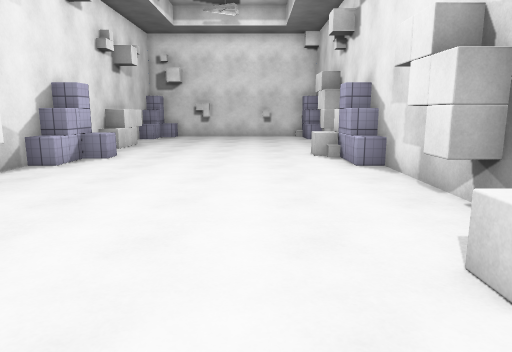
[1] (above)

16 first-person views from a walk through a scene from a Unity 3-D project. The camera is 1.5 m above the floor, tilts 10° down and sees 70° across. The floor is counted in squares, 1 m on a side. Each view is taken from the middle of a square. On the plan, view 1 faces up. The plan holds only what a view shows up to about 16 squares ahead; the rest is blank. The player character is not drawn. Surface patterns are stand-ins for the level's own textures.

[2]
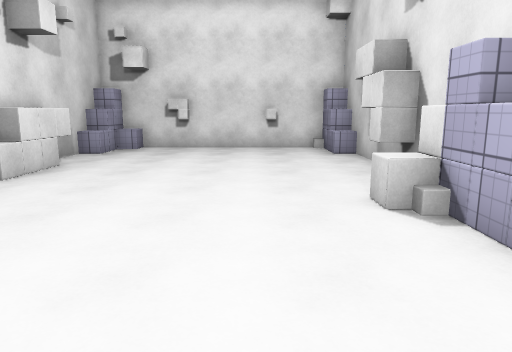

[3]
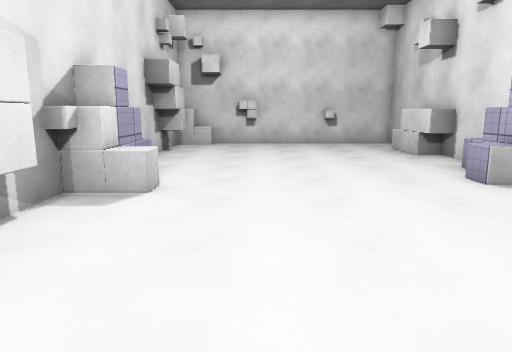

[4]
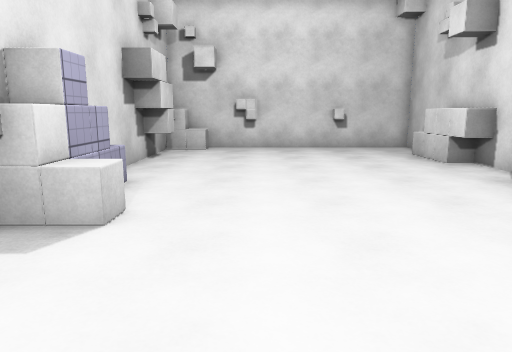

[5]
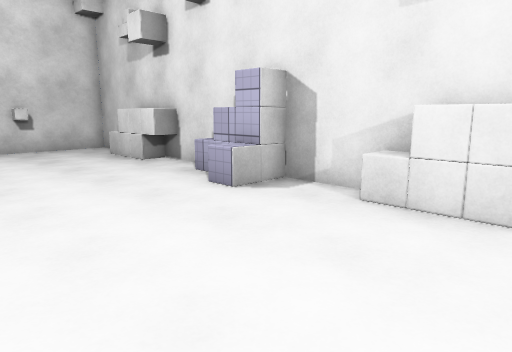

[6]
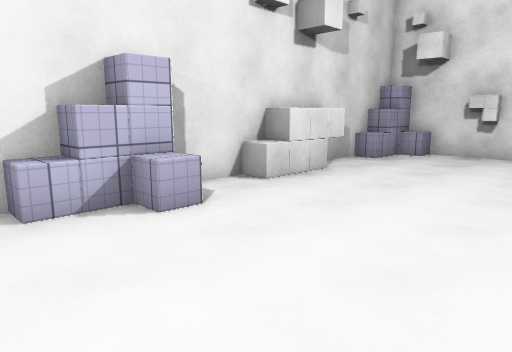

[7]
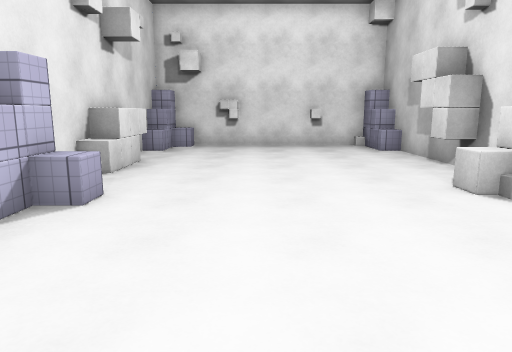

[8]
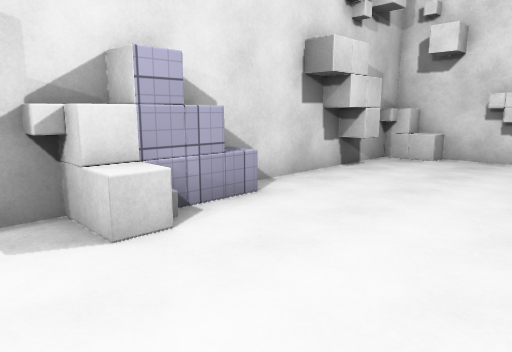

[9]
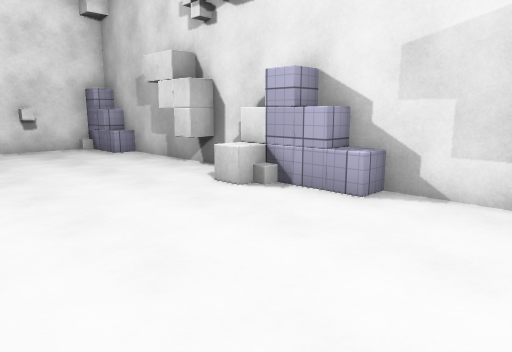

[10]
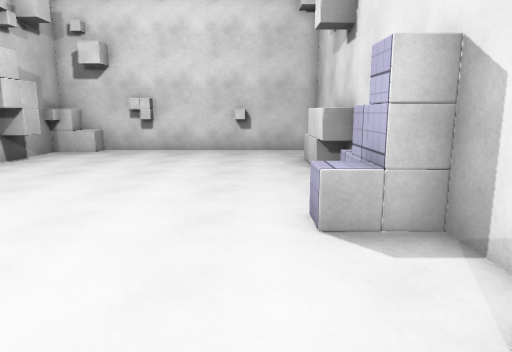

[11]
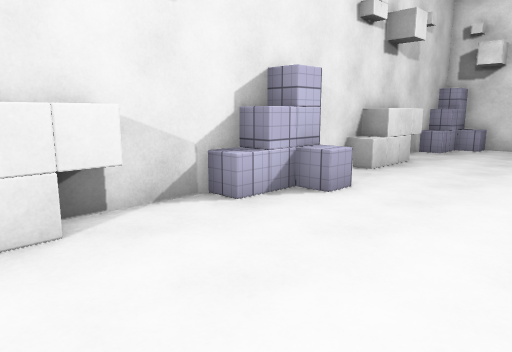

[12]
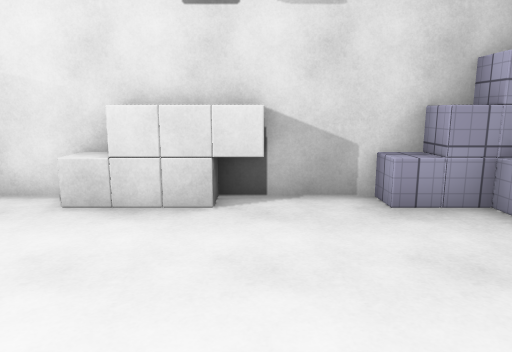

[13]
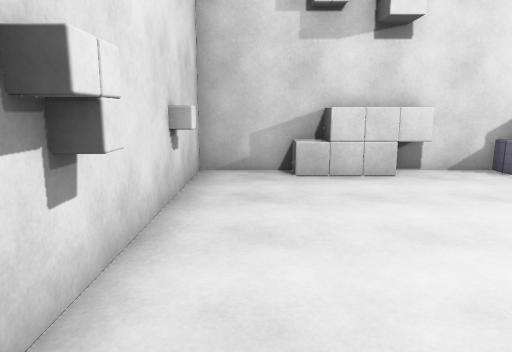

[14]
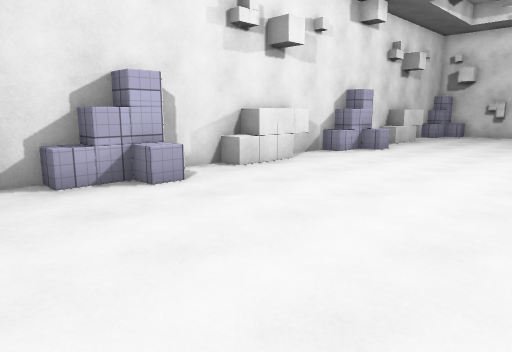

[15]
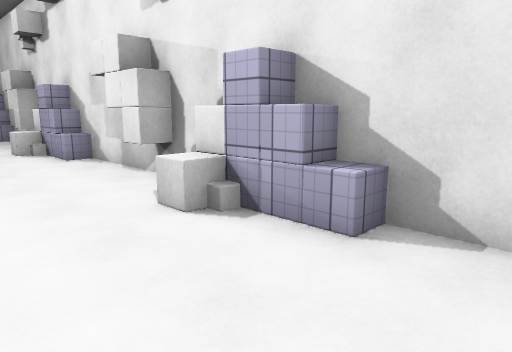

[16]
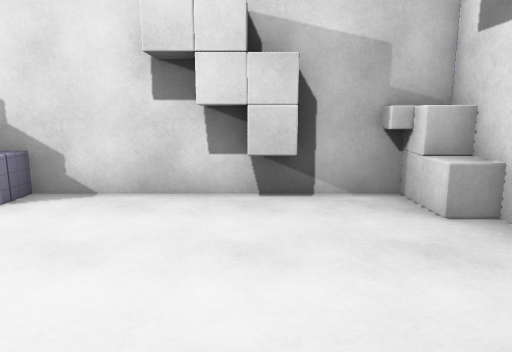

### Floor plan
Key: @ floor where view 1 was taken; # wall or solid block; . floor; ^ raised ledge.
Columns run from 7 left of view 1 to 4 right of it. Each row starts with its distance up from view 1.
 23  ##########
 22  #^.......##
 21 ##........##
 20 #^........^#
 19 #..........#
 18 ##.........#
 17  #........##
 16 ##........##
 15 #^.........#
 14 #..........#
 13 #........^^#
 12 ##^.......##
 11 ##........##
 10 #^........^#
  9 #..........#
  8 ##.........#
  7  #........##
  6 ##........##
  5 #^.........#
  4 #..........#
  3 #........^##
  2 ##^.......##
  1  #........##
  0 #^.....@..^#
 -1 #..........#
 -2 ##.........#
 -3  #........##
 -4 ##........##
 -5 #^.........#
 -6 #..........#
 -7 #......##^##
 -8 ############

Where each view was taken, in squares from view 1:
view 1: 0 up, 0 right, facing up
view 2: 7 up, 0 right, facing up
view 3: 10 up, 0 right, facing down
view 4: 8 up, 0 right, facing down
view 5: 8 up, 0 right, facing down-left
view 6: 9 up, 0 right, facing up-left
view 7: 6 up, 2 left, facing up
view 8: 5 up, 2 left, facing down-right
view 9: 7 up, 3 left, facing up-right
view 10: 7 up, 4 left, facing down
view 11: 6 up, 1 left, facing up-left
view 12: 18 up, 0 right, facing left
view 13: 6 down, 3 right, facing left
view 14: 2 down, 2 right, facing up-left
view 15: 2 down, 1 left, facing up-right
view 16: 4 down, 3 left, facing right
